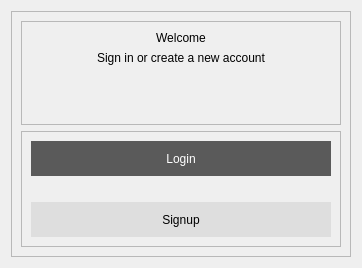
         <widget class="QWidget" name="welcome_page">
          <layout class="QVBoxLayout" name="verticalLayout_6">
           <item>
            <widget class="QFrame" name="frame_3">
             <property name="frameShape">
              <enum>QFrame::StyledPanel</enum>
             </property>
             <property name="frameShadow">
              <enum>QFrame::Raised</enum>
             </property>
             <layout class="QVBoxLayout" name="verticalLayout_8">
              <item>
               <widget class="QFrame" name="frame_5">
                <property name="frameShape">
                 <enum>QFrame::StyledPanel</enum>
                </property>
                <property name="frameShadow">
                 <enum>QFrame::Raised</enum>
                </property>
                <layout class="QVBoxLayout" name="verticalLayout_9">
                 <item>
                  <widget class="QLabel" name="label_welcome">
                   <property name="sizePolicy">
                    <sizepolicy hsizetype="Preferred" vsizetype="Maximum">
                     <horstretch>0</horstretch>
                     <verstretch>0</verstretch>
                    </sizepolicy>
                   </property>
                   <property name="styleSheet">
                    <string notr="true">font: 36pt &quot;MS Shell Dlg 2&quot;;</string>
                   </property>
                   <property name="text">
                    <string>Welcome</string>
                   </property>
                   <property name="alignment">
                    <set>Qt::AlignCenter</set>
                   </property>
                  </widget>
                 </item>
                 <item>
                  <widget class="QLabel" name="label">
                   <property name="sizePolicy">
                    <sizepolicy hsizetype="Preferred" vsizetype="Maximum">
                     <horstretch>0</horstretch>
                     <verstretch>0</verstretch>
                    </sizepolicy>
                   </property>
                   <property name="styleSheet">
                    <string notr="true">font: 12pt &quot;MS Shell Dlg 2&quot;;</string>
                   </property>
                   <property name="text">
                    <string>Sign in or create a new account</string>
                   </property>
                   <property name="alignment">
                    <set>Qt::AlignCenter</set>
                   </property>
                  </widget>
                 </item>
                 <item>
                  <spacer name="verticalSpacer_3">
                   <property name="orientation">
                    <enum>Qt::Vertical</enum>
                   </property>
                   <property name="sizeType">
                    <enum>QSizePolicy::Maximum</enum>
                   </property>
                   <property name="sizeHint" stdset="0">
                    <size>
                     <width>20</width>
                     <height>50</height>
                    </size>
                   </property>
                  </spacer>
                 </item>
                </layout>
               </widget>
              </item>
              <item alignment="Qt::AlignHCenter|Qt::AlignVCenter">
               <widget class="QFrame" name="frame_6">
                <property name="frameShape">
                 <enum>QFrame::StyledPanel</enum>
                </property>
                <property name="frameShadow">
                 <enum>QFrame::Raised</enum>
                </property>
                <layout class="QVBoxLayout" name="verticalLayout_10">
                 <item>
                  <widget class="QPushButton" name="pushButton_login">
                   <property name="sizePolicy">
                    <sizepolicy hsizetype="Preferred" vsizetype="Preferred">
                     <horstretch>0</horstretch>
                     <verstretch>0</verstretch>
                    </sizepolicy>
                   </property>
                   <property name="minimumSize">
                    <size>
                     <width>300</width>
                     <height>35</height>
                    </size>
                   </property>
                   <property name="maximumSize">
                    <size>
                     <width>300</width>
                     <height>16777215</height>
                    </size>
                   </property>
                   <property name="styleSheet">
                    <string notr="true">border-radius: 20px;
font: 12pt &quot;MS Shell Dlg 2&quot;;
background-color: rgb(90, 90, 90);
color: rgb(255, 255, 255);</string>
                   </property>
                   <property name="text">
                    <string>Login</string>
                   </property>
                  </widget>
                 </item>
                 <item>
                  <spacer name="verticalSpacer">
                   <property name="orientation">
                    <enum>Qt::Vertical</enum>
                   </property>
                   <property name="sizeHint" stdset="0">
                    <size>
                     <width>20</width>
                     <height>20</height>
                    </size>
                   </property>
                  </spacer>
                 </item>
                 <item>
                  <widget class="QPushButton" name="pushButton_signup">
                   <property name="sizePolicy">
                    <sizepolicy hsizetype="Preferred" vsizetype="Preferred">
                     <horstretch>0</horstretch>
                     <verstretch>0</verstretch>
                    </sizepolicy>
                   </property>
                   <property name="minimumSize">
                    <size>
                     <width>300</width>
                     <height>35</height>
                    </size>
                   </property>
                   <property name="maximumSize">
                    <size>
                     <width>300</width>
                     <height>16777215</height>
                    </size>
                   </property>
                   <property name="styleSheet">
                    <string notr="true">border-radius: 25px;
color: rgb(0, 0, 0);
background-color: rgb(222, 222, 222);
font: 12pt &quot;MS Shell Dlg 2&quot;;</string>
                   </property>
                   <property name="text">
                    <string>Signup</string>
                   </property>
                  </widget>
                 </item>
                </layout>
               </widget>
              </item>
             </layout>
            </widget>
           </item>
          </layout>
         </widget>
